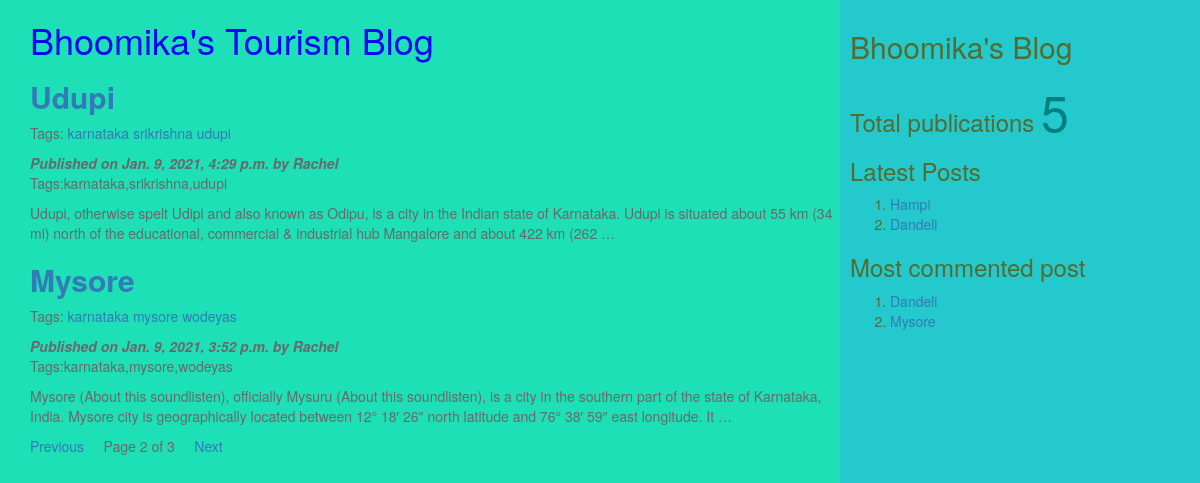
Screenshot of /?page=2 with the database file from the repository.
### myApp/models.py (models this page shows, shortened)
class Post(models.Model):
    tags=TaggableManager()
    STATUS_CHOICE=(('draft','Draft'),('published','Published'))
    title=models.CharField(max_length=200)
    slug=models.SlugField(max_length=50,unique_for_date='publish')
    author=models.ForeignKey(User,related_name='blog_posts',on_delete=models.CASCADE)
    body=models.TextField()
    publish=models.DateTimeField(default=timezone.now)
    created=models.DateTimeField(auto_now_add=True)
    updates=models.DateTimeField(auto_now=True)
    status=models.CharField(max_length=20,choices=STATUS_CHOICE,default='draft')
    objects=CustomManager()
    class Meta:
        ordering=('-publish',)
    def get_absolute_url(self):
        return reverse('post_detail',args=[self.publish.year,self.publish.strftime('%m'),self.publish.strftime('%d'),self.slug])

### myApp/views.py (the view)
# urls.py: url(r'^$',views.post_list_view),
def post_list_view(request,tag_slug=None):
    post_list=Post.objects.all()
    tag=None
    if tag_slug:
        tag=get_object_or_404(Tag,slug=tag_slug) #provided slug
        post_list=post_list.filter(tags__in=[tag])
    paginator=Paginator(post_list,2) #step1
    page_number=request.GET.get('page') #step2
    try:
        post_list=paginator.page(page_number) #step2
    except PageNotAnInteger:
        post_list=paginator.page(1) #step3
    except EmptyPage:
        post_list=paginator.page(paginator.num_pages) #step4
    d={'post_list':post_list,'tag':tag}
    return render(request,'myApp/post_list.html',d)

### myApp/models.py (called while the page is built)
    def get_queryset(self):
        return super().get_queryset().filter(status='published')

### myApp/templatetags/mytags.py (called while the page is built)
@register.simple_tag
def total_posts():
    return Post.objects.count()

@register.inclusion_tag('myApp/latest_post.html')
def show_latest_posts(count=3):
    latest_posts=Post.objects.order_by('-publish')[:count]
    return {'latest_posts':latest_posts}

@register.simple_tag
def get_most_commented_posts(count=2):
    return Post.objects.annotate(total_comments=Count('comments')).order_by('-total_comments')[:count]

### templates/myApp/post_list.html (shortened to what this page needs)
<html>
    {%extends 'myApp/parent.html'%}
        {%block content_block%}
        <h1 style="color:0905f7">Bhoomika's Tourism Blog</h1>
        {%for post in post_list%}
        <a href="{{post.get_absolute_url}}"><h2><b>{{post.title}}</b></h2></a>
        <p>Tags:
            {%for t in post.tags.all%}
            <a href="{%url "post_list_by_tag_name" t.slug%}">{{t.name}}</a>
            {%endfor%}
        </p>
        <i><b>Published on {{post.publish}} by {{post.author|title}}</body></b></i>
        <p>Tags:{{post.tags.all|join:','}}</p>
        {{post.body|truncatewords:40|linebreaks}}
        {%endfor%}
        {%include 'myApp/pagination.html' with page=post_list%}
        {%endblock%}

### templates/myApp/parent.html (shortened to what this page needs)
<html>
{%load mytags%}
    <head>
        <link rel="stylesheet" href="https://maxcdn.bootstrapcdn.com/bootstrap/3.3.7/css/bootstrap.min.css">
    </head>
    <body>
        <div class="content" style="width:70%;float:left;background-color:1de0b6;color:dimgrey;height:300%;padding:0 0 0 30px">
            {%block content_block%}
            {%endblock%}
        <div class="sidebar" style="width:30%;float:right;background-color:23c9cc;color:darkolivegreen;height:300%;padding:10px">
            <h2>Bhoomika's Blog</h2>
            <h3>Total publications
                <span style="color:teal;font-size:50px">
                    {%total_posts%}</span>
                    <h3>Latest Posts</h3>
                    {% show_latest_posts 2 %}
                    <h3>Most commented post</h3>
                    {% get_most_commented_posts as m%}
                    <ol>
                        {%for post in m%}
                        <li><a href="{{post.get_absolute_url}}">{{post.title}}</a></li>
                        {%endfor%}
                    </ol>
            </h3>
        </div>
    </body>
</html>

### templates/myApp/latest_post.html
<!DOCTYPE html>
<html lang="en" dir="ltr">
<body>
    <ol>
    {%for post in latest_posts%}
    <li><a href="{{post.get_absolute_url}}">{{post.title}}</a></li>
    {%endfor%}
    </ol>
</body>
</html>

### rows the page displays
Post: title "Udupi", publish "Jan. 9, 2021, 4:29 p.m.", author "Rachel", tags.all "karnataka,srikrishna,udupi", body "Udupi, otherwise spelt Udipi and also known as Odipu, is a city in the Indian state of Karnataka. Udupi is situated about 55 km (34 mi) north of the educational, commercial & industrial hub Mangalore and about 422 km (262 …"
Tag: name "karnataka"
Tag: name "srikrishna"
Tag: name "udupi"
Post: title "Mysore", publish "Jan. 9, 2021, 3:52 p.m.", author "Rachel", tags.all "karnataka,mysore,wodeyas", body "Mysore (About this soundlisten), officially Mysuru (About this soundlisten), is a city in the southern part of the state of Karnataka, India. Mysore city is geographically located between 12° 18′ 26″ north latitude and 76° 38′ 59″ east longitude. It …"
Tag: name "mysore"
Tag: name "wodeyas"
Post: title "Hampi"
Post: title "Dandeli"

### other values shown
{{ page.number }} "2"
{{ page.paginator.num_pages }} "3"
